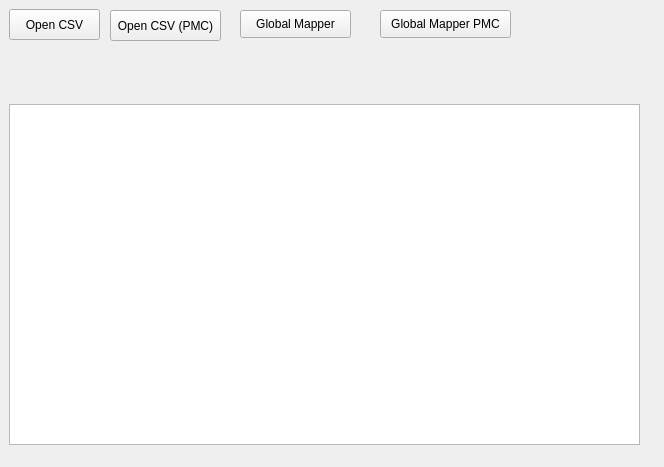
<?xml version="1.0" encoding="UTF-8"?>
<ui version="4.0">
 <class>Widget</class>
 <widget class="QWidget" name="Widget">
  <property name="geometry">
   <rect>
    <x>0</x>
    <y>0</y>
    <width>664</width>
    <height>467</height>
   </rect>
  </property>
  <property name="windowTitle">
   <string>Widget</string>
  </property>
  <widget class="QPushButton" name="open_csv">
   <property name="geometry">
    <rect>
     <x>9</x>
     <y>9</y>
     <width>91</width>
     <height>31</height>
    </rect>
   </property>
   <property name="text">
    <string>Open CSV</string>
   </property>
  </widget>
  <widget class="QTextEdit" name="textEdit">
   <property name="geometry">
    <rect>
     <x>9</x>
     <y>104</y>
     <width>631</width>
     <height>341</height>
    </rect>
   </property>
  </widget>
  <widget class="QPushButton" name="open_csv_pmc">
   <property name="geometry">
    <rect>
     <x>110</x>
     <y>10</y>
     <width>111</width>
     <height>31</height>
    </rect>
   </property>
   <property name="text">
    <string>Open CSV (PMC)</string>
   </property>
  </widget>
  <widget class="QPushButton" name="GlobalMapper">
   <property name="geometry">
    <rect>
     <x>240</x>
     <y>10</y>
     <width>111</width>
     <height>28</height>
    </rect>
   </property>
   <property name="text">
    <string>Global Mapper</string>
   </property>
  </widget>
  <widget class="QPushButton" name="GlobalMapperPMC">
   <property name="geometry">
    <rect>
     <x>380</x>
     <y>10</y>
     <width>131</width>
     <height>28</height>
    </rect>
   </property>
   <property name="text">
    <string>Global Mapper PMC</string>
   </property>
  </widget>
 </widget>
 <layoutdefault spacing="6" margin="11"/>
 <resources/>
 <connections/>
</ui>
